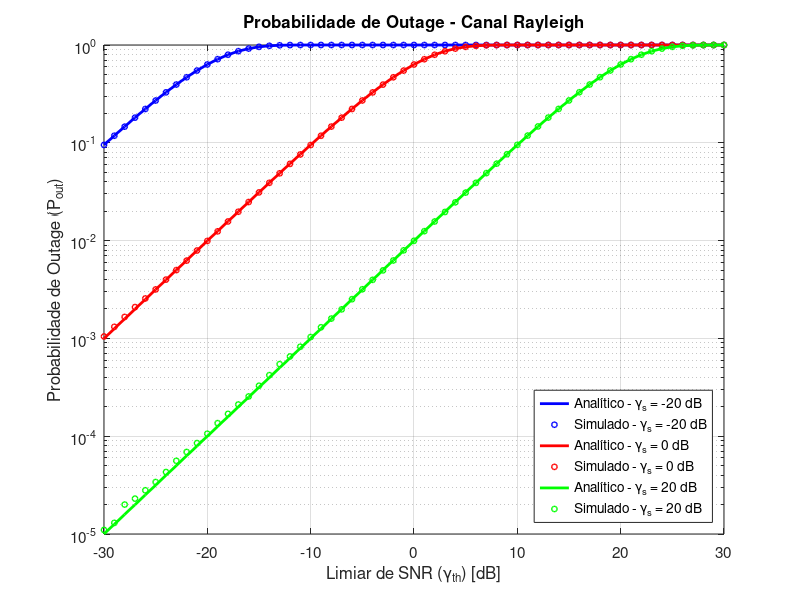

Write MATLAB code to recreate this figure. (Note: this script raises an error after producing the figure.)
% Universidade de Brasília (UnB)
% Projeto 2 - Comunicações móveis
% Discente: Aureliano Magalhães de Sousa Neto
% Data: 17/11/2025

% -------------------------------------------------------------------------
% Parte 1: Simulação da Probabilidade de Interrupção - Envoltória Rayleigh
% -------------------------------------------------------------------------

amostras = 1e6;                     % número de amostras (Monte Carlo)
gamma_th_dB = -30:1:30;             % limiar de SNR em dB (eixo X)
gamma_th = 10.^(gamma_th_dB/10);    % conversão p/ escala linear
gamma_bar_dB = [-20, 0, 20];        % valores médios de SNR (em dB)
gamma_bar = 10.^(gamma_bar_dB/10);  % valores médios de SNR em escala linear

Pout_simulado = zeros(length(gamma_bar), length(gamma_th));
Pout_analitico = zeros(length(gamma_bar), length(gamma_th));

for i = 1:length(gamma_bar)

    x1 = randn(1, amostras) * sqrt(0.5); % Primeira VA Gaussiana ~N(0,1/2)
    x2 = randn(1, amostras) * sqrt(0.5); % Segunda VA Gaussiana ~N(0,1/2)
    beta = sqrt(x1.^2 + x2.^2);          % Envoltória Rayleigh
    gamma_s = gamma_bar(i) * (beta.^2);  % SNR instantânea: γ = γ̄ * β²

    for j = 1:length(gamma_th)
        Pout_simulado(i,j) = mean(gamma_s < gamma_th(j));         % Simulação
        Pout_analitico(i,j) = 1 - exp(-gamma_th(j)/gamma_bar(i)); % Analítico
    end
end

% Plot exigido pelo roteiro

figure;
set(gcf, 'Color', 'w');
colors = ['b', 'r', 'g'];

for i = 1:length(gamma_bar)
% Curva analítica
    semilogy(gamma_th_dB, Pout_analitico(i,:), 'Color', colors(i), 'LineWidth', 2, 'DisplayName', sprintf('Analítico - \\gamma_s = %.0f dB', gamma_bar_dB(i)));
    hold on;

% Curva simulada
    semilogy(gamma_th_dB, Pout_simulado(i,:), 'o', 'Color', colors(i), 'MarkerSize', 4, 'LineWidth', 1, 'DisplayName', sprintf('Simulado - \\gamma_s = %.0f dB', gamma_bar_dB(i)));
end

grid on;
xlabel('Limiar de SNR (\gamma_{th}) [dB]', 'FontSize', 12);
ylabel('Probabilidade de Outage (P_{out})', 'FontSize', 12);
title('Probabilidade de Outage - Canal Rayleigh', 'FontSize', 14);
legend('Location', 'southeast', 'FontSize', 10);
ylim([1e-5 1]);
xlim([-30 30]);
set(gca, 'FontSize', 11);

% Plot comparativo para diferentes quantidades de amostras (Monte Carlo)

amostras_comparativas = [1e6, 1e7, 1e8];          % Diferentes tamanhos de amostra
gamma_bar_green_index = 3;           % Índice da curva verde (gamma_bar = 20 dB)
gamma_bar_green_dB = gamma_bar_dB(gamma_bar_green_index);
gamma_bar_green = gamma_bar(gamma_bar_green_index);

Pout_simulado_comparacao = zeros(length(amostras_comparativas), length(gamma_th));

for n = 1:length(amostras_comparativas)

    x1 = randn(1, amostras_comparativas(n)) * sqrt(0.5);
    x2 = randn(1, amostras_comparativas(n)) * sqrt(0.5);

    beta = sqrt(x1.^2 + x2.^2);
    gamma_s = gamma_bar_green * (beta.^2);  % SNR instantânea para gamma_bar=20 dB

    for j = 1:length(gamma_th)
        Pout_simulado_comparacao(n,j) = mean(gamma_s < gamma_th(j));
    end
end

Pout_analitico_green = 1 - exp(-gamma_th/gamma_bar_green);

figure;
set(gcf, 'Color', 'w');

semilogy(gamma_th_dB, Pout_analitico_green, 'k-', 'LineWidth', 3, 'DisplayName', sprintf('Analítico - \\gamma_s = %.0f dB', gamma_bar_green_dB));
hold on;

colors_nt = ['r', 'b', 'g'];    % Cores diferentes
markers = ['o', 's', '^'];      % Marcadores diferentes

for n = 1:length(amostras_comparativas)
    semilogy(gamma_th_dB, Pout_simulado_comparacao(n,:), 'Color', colors_nt(n), 'Marker', markers(n), 'MarkerSize', 5, 'LineWidth', 1.5, 'MarkerFaceColor', colors_nt(n), 'DisplayName', sprintf('Simulado - Nt = %.0e', amostras_comparativas(n)));
end

grid on;
xlabel('Limiar de SNR (\gamma_{th}) [dB]', 'FontSize', 12);
ylabel('Probabilidade de Outage (P_{out})', 'FontSize', 12);
title(sprintf('Comparação de P_{out} para Diferentes Nt (\\gamma_s = %.0f dB)', gamma_bar_green_dB), 'FontSize', 14);

legend('Location', 'southeast', 'FontSize', 10);
ylim([1e-5 1]);
xlim([-30 30]);
set(gca, 'FontSize', 11);


% --------------------------------------------------------------------
% Parte 2: Simulação da Probabilidade de Interrupção - Envoltória Rice
% --------------------------------------------------------------------

K_R = [0.1, 1, 10]; % fatores de Rice

for indice_fator_K = 1:length(K_R)

    K = K_R(indice_fator_K);

    % Parâmetros da distribuição Rice (potência unitária)
    A = sqrt(K / (K + 1));
    sigma = 1 / sqrt(2 * (K + 1));

    Pout_sim = zeros(length(gamma_bar), length(gamma_th)); % Probabilidade de interrupção (simulado)
    Pout_ana = zeros(length(gamma_bar), length(gamma_th)); % Probabilidade de interrupção (analítico)

    for i = 1:length(gamma_bar)

        x = A + sigma * randn(1, amostras);
        y = sigma * randn(1, amostras);
        rice_env = sqrt(x.^2 + y.^2); % Geração da envoltória Rice

        % SNR instantânea
        gamma_inst = gamma_bar(i) * (rice_env.^2);

          for j = 1:length(gamma_th)
            Pout_sim(i,j) = mean(gamma_inst < gamma_th(j)); 

            a = sqrt(2*K);
            b = sqrt(2*(K+1)*gamma_th(j)/gamma_bar(i));
            Pout_ana(i,j) = 1 - marcum_q_custom(a, b);      
        end
    end

% Plot exigido pelo roteiro
    figure;
    set(gcf, 'Color', 'w');
    cores = ['b', 'r', 'g'];

    for i = 1:length(gamma_bar)
        semilogy(gamma_th_dB, Pout_ana(i,:), 'Color', cores(i), 'LineWidth', 2, 'DisplayName', sprintf('Analítico  -  \\gamma_s = %.0f dB', gamma_bar_dB(i)));
        hold on;

        semilogy(gamma_th_dB, Pout_sim(i,:), 'o', 'Color', cores(i), 'MarkerSize', 5, 'LineWidth', 1.2, 'DisplayName', sprintf('Simulado  -  \\gamma_s = %.0f dB', gamma_bar_dB(i)));
    end

    grid on;
    xlabel('Limiar de SNR (\gamma_{th}) [dB]', 'FontSize', 12);
    ylabel('P_{out}', 'FontSize', 12);
    title(sprintf('Outage - Envoltória Rice (K_R = %.2f)', K), 'FontSize', 14);

    legend('Location', 'southeast', 'FontSize', 10);
    ylim([1e-5 1]);
    xlim([-30 30]);
end



% --------------------------------------------------------------------
% Parte 3: Probabilidade de erro (constelação M-QAM)
% --------------------------------------------------------------------

Valores_M = [4, 16, 64]; % Ordens de modulação
Cores = ['b', 'r', 'g'];
Marcadores = ['o', 's', '^'];

figure('Position', [100, 100, 1200, 800]);
set(gcf, 'Color', 'w');

for indice_M = 1:length(Valores_M)
    M = Valores_M(indice_M);
    bits_por_simbolo = log2(M);  % bits por símbolo
    
% Geração da constelação M-QAM
    raiz_M = sqrt(M);
    constelacao = modulacao_MQAM_manual(0:M-1, M, 'UnitAveragePower', true);

% Arrays para resultados
    Pe_simulado_rayleigh = zeros(size(gamma_th_dB));
    Pe_teorico_rayleigh = zeros(size(gamma_th_dB));
    Pe_teorico_awgn = zeros(size(gamma_th_dB));
    
    for indice_SNR = 1:length(gamma_th_dB)
        SNR_media = gamma_th(indice_SNR);
        
% Simulação do canal Rayleigh
        dados = randi([0 M-1], 1, amostras); % Geração de símbolos aleatórios
        simbolos_transmitidos = modulacao_MQAM_manual(dados, M, 'UnitAveragePower', true);
        canal = (randn(1, amostras) + 1j*randn(1, amostras)) / sqrt(2); % Geração do canal Rayleigh (potência unitária)        
        potencia_ruido = 1 / SNR_media;  % Potência do sinal é 1 (UnitAveragePower)
        ruido = sqrt(potencia_ruido/2) * (randn(1, amostras) + 1j*randn(1, amostras)); % Ruído AWGN        
        simbolos_recebidos_rayleigh = canal .* simbolos_transmitidos + ruido; % Sinal recebido (canal Rayleigh)        
        simbolos_equalizados = simbolos_recebidos_rayleigh ./ canal; % Equalização ZF
        
% Demodulação
        dados_recebidos_rayleigh = demodulacao_MQAM_manual(simbolos_equalizados, M, 'UnitAveragePower', true);      
        erros_rayleigh = sum(dados ~= dados_recebidos_rayleigh);
        Pe_simulado_rayleigh(indice_SNR) = erros_rayleigh / amostras; % Cálculo da probabilidade de erro
        
% Probabilidade de erro teórica para Rayleigh (fórmula fornecida no roteiro)
        Termo_C = sqrt(1.5 * SNR_media / (M - 1 + 1.5 * SNR_media));
        termo1 = 2 * (raiz_M-1)/raiz_M * (1 - Termo_C);
        termo2 = ((raiz_M-1)/raiz_M)^2 * (1 - (4/pi) * Termo_C * atan(1/Termo_C));
        Pe_teorico_rayleigh(indice_SNR) = termo1 - termo2;
        Pe_teorico_awgn(indice_SNR) = 4 * (1 - 1/raiz_M) * qfunc(sqrt(3 * SNR_media / (M - 1))); % Probabilidade de erro teórica para AWGN
    end
    
    subplot(2,1,1);
    semilogy(gamma_th_dB, Pe_teorico_rayleigh, '--', 'Color', Cores(indice_M), 'LineWidth', 2, 'DisplayName', sprintf('Teórico Rayleigh M=%d', M));
    hold on;
    semilogy(gamma_th_dB, Pe_simulado_rayleigh, Marcadores(indice_M), 'Color', Cores(indice_M), 'MarkerSize', 6, 'LineWidth', 1, 'DisplayName', sprintf('Simulado Rayleigh M=%d', M));
    
    subplot(2,1,2);
    semilogy(gamma_th_dB, Pe_teorico_awgn, ':', 'Color', Cores(indice_M), 'LineWidth', 2, 'DisplayName', sprintf('AWGN M=%d', M));
    hold on;
end

subplot(2,1,1);
grid on;
xlabel('SNR Média [dB]', 'FontSize', 12);
ylabel('Probabilidade de Erro de Símbolo (P_e)', 'FontSize', 12);
title('Desempenho M-QAM em Canal Rayleigh', 'FontSize', 14);
legend('Location', 'southwest', 'FontSize', 10);
ylim([1e-4, 1]);
xlim([-30, 30]);

subplot(2,1,2);
grid on;
xlabel('SNR Média [dB]', 'FontSize', 12);
ylabel('Probabilidade de Erro de Símbolo (P_e)', 'FontSize', 12);
title('Comparação: Desempenho M-QAM em Canal AWGN', 'FontSize', 14);
legend('Location', 'southwest', 'FontSize', 10);
ylim([1e-4, 1]);
xlim([-30, 30]);

% Gráfico combinado para comparação direta
figure('Position', [100, 100, 1000, 600]);
set(gcf, 'Color', 'w');

for indice_M = 1:length(Valores_M)
    M = Valores_M(indice_M);
    
    Pe_teorico_rayleigh_combinado = zeros(size(gamma_th_dB));
    Pe_teorico_awgn_combinado = zeros(size(gamma_th_dB));
    
    for indice_SNR = 1:length(gamma_th_dB)
        SNR_media = gamma_th(indice_SNR);
        
% Cálculo teórico Rayleigh
        Termo_C = sqrt(1.5 * SNR_media / (M - 1 + 1.5 * SNR_media));
        termo1 = 2 * (sqrt(M)-1)/sqrt(M) * (1 - Termo_C);
        termo2 = ((sqrt(M)-1)/sqrt(M))^2 * (1 - (4/pi) * Termo_C * atan(1/Termo_C));
        Pe_teorico_rayleigh_combinado(indice_SNR) = termo1 - termo2;
        
% Cálculo teórico AWGN
        Pe_teorico_awgn_combinado(indice_SNR) = 4 * (1 - 1/sqrt(M)) * qfunc(sqrt(3 * SNR_media / (M - 1)));
    end
    
% Plot Rayleigh
    semilogy(gamma_th_dB, Pe_teorico_rayleigh_combinado, '-', 'Color', Cores(indice_M), 'LineWidth', 2, 'DisplayName', sprintf('Rayleigh M=%d', M));
    hold on;
    
% Plot AWGN
    semilogy(gamma_th_dB, Pe_teorico_awgn_combinado, '--', 'Color', Cores(indice_M), 'LineWidth', 2, 'DisplayName', sprintf('AWGN M=%d', M));
end

grid on;
xlabel('SNR Média [dB]', 'FontSize', 12);
ylabel('Probabilidade de Erro de Símbolo (P_e)', 'FontSize', 12);
title('Comparação Rayleigh vs AWGN para M-QAM', 'FontSize', 14);
legend('Location', 'southwest', 'FontSize', 10);
ylim([1e-4, 1]);
xlim([-30, 30]);
